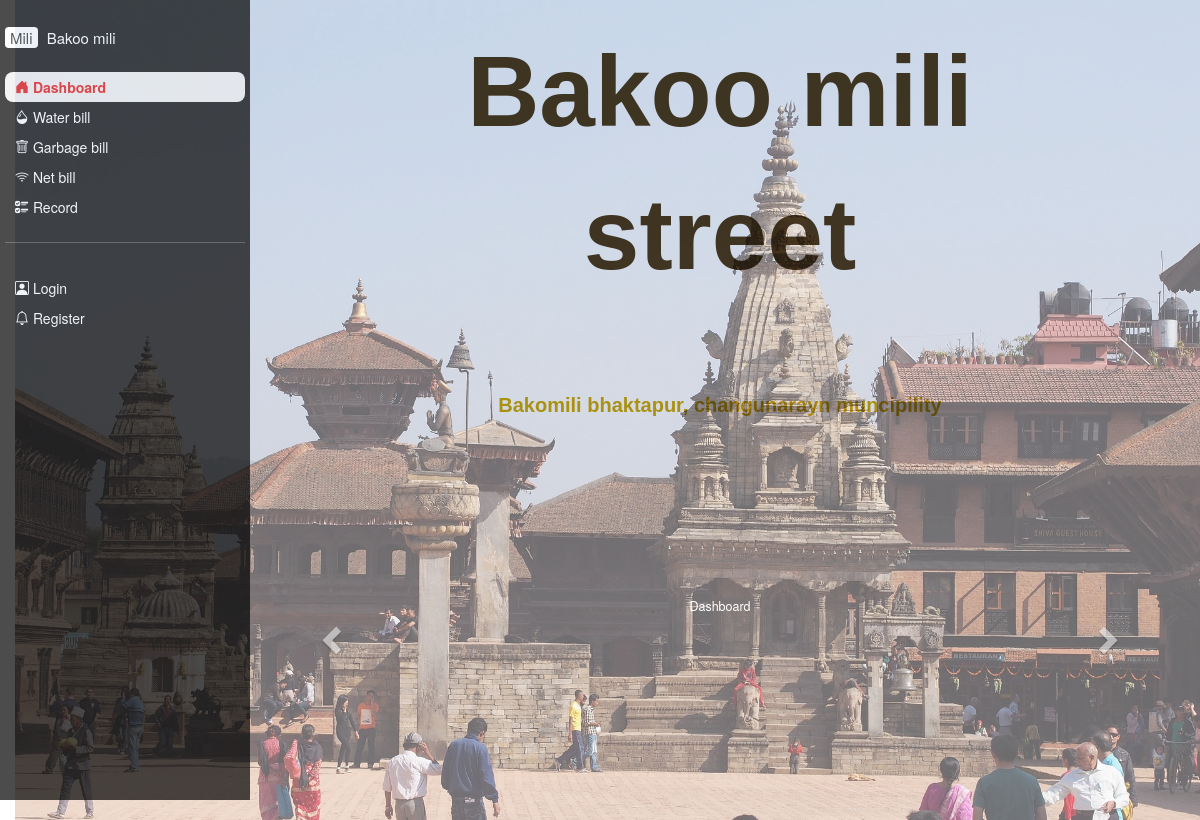
Before: / with the older database file.
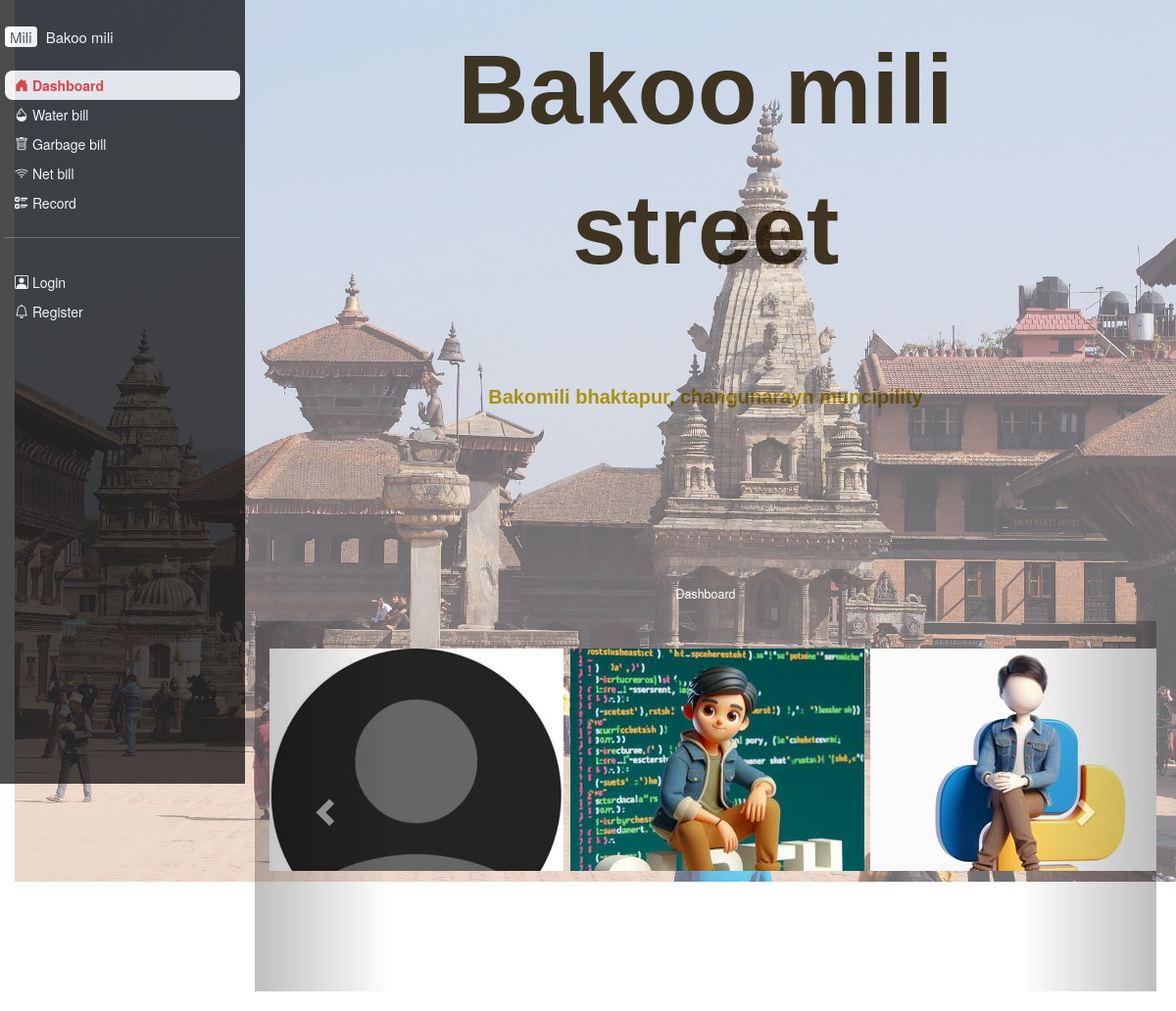
After: the same page with the newer database file.
### bako_mili/models.py (models this page shows, shortened)
class Officer(models.Model):
    name= models.CharField(max_length=50)
    role= models.CharField(max_length=20)
    image = models.ImageField(default='default.jpg', upload_to='profile_pics')

### bako_mili/views.py (the view)
# urls.py: path('',views.index,name="index"),
def index(request):
    officers = Officer.objects.all()
    context = {
        'officers': officers,
    }
    return render(request, 'bako_mili/index.html', context)

### bako_mili/templates/bako_mili/index.html (shortened to what this page needs)
{% extends 'bako_mili/base.html' %}
{% block content %}
  <div class="content">
    <div class="container-fluid">
      <img class="banner" src="../static/photos/durbarsquare.jpg" />
    </div>
    <div class="intro">
      <span >Bakoo mili street</span>
      <div>
        <span class="intro_text">Bakomili bhaktapur, changunarayn muncipility</span></div>
    </div>
    <div class="dashboard-content">
      <h2 class="fs-5">Dashboard</h2>
      <div id="officersCarousel" class="carousel slide" data-ride="carousel">
        <div class="carousel-inner">
          {% for officer in officers %}
            {% if forloop.counter0|divisibleby:3 %}
              <div class="item {% if forloop.first %}active{% endif %}">
            {% endif %}
            <div class="col-md-4">
              <img src="{{ officer.image.url }}" alt="{{ officer.name }}"><br>
              <h>{{ officer.name }}</h>
              <p>{{ officer.role }}</p>
            </div>
            {% if forloop.counter|divisibleby:3 or forloop.last %}
              </div>
            {% endif %}
          {% endfor %}
        </div>
        <a class="left carousel-control" href="#officersCarousel" role="button" data-slide="prev">
          <span class="glyphicon glyphicon-chevron-left" aria-hidden="true"></span>
        </a>
        <a class="right carousel-control" href="#officersCarousel" role="button" data-slide="next">
          <span class="glyphicon glyphicon-chevron-right" aria-hidden="true"></span>
        </a>
      </div>
    </div>
  </div>
  <br>
{% endblock %}

### bako_mili/templates/bako_mili/base.html (shortened to what this page needs)
{% load static %}
<!doctype html>
<html lang="en">
  <head>
    <link rel="stylesheet" href="https://cdn.jsdelivr.net/npm/bootstrap-icons@1.11.2/font/bootstrap-icons.min.css">
    <link href="https://cdn.jsdelivr.net/npm/bootstrap@5.3.2/dist/css/bootstrap.min.css" rel="stylesheet">
    <link rel="stylesheet" type="text/css" href="{% static "mili/main.css" %}">
<link rel="stylesheet" href="https://maxcdn.bootstrapcdn.com/bootstrap/3.3.7/css/bootstrap.min.css">
  </head>
  <body>
    <div class="main-container d-flex">
      <div class="sidebar" id="side_nav">
          <div class="header-box px-2 pt-3 pb-4 d-flex justify-content-between">
              <h1 class="fs-4"><span class="bg-white text-dark rounded shadow px-2 me-2">Mili</span> <span
                      class="text-white">Bakoo mili</span></h1>
          </div>
          <ul class="list-unstyled px-2">
              <li class="active"><a href="{% url 'bako_mili:index' %}" class="text-decoration-none px-3 py-2 d-block"><i
                          class="bi bi-house-door-fill"></i> Dashboard</a></li>
              <li class=""><a href="{% url 'bako_mili:waterbill' %}" class="text-decoration-none px-3 py-2 d-block"><i class="bi bi-droplet-half"></i>
                      Water bill</a></li>
              <li class=""><a href="{% url 'bako_mili:garbagebill' %}" class="text-decoration-none px-3 py-2 d-block d-flex justify-content-between">
                      <span><i class="bi bi-trash"></i> Garbage bill</span>
                  </a>
              </li>
              <li class=""><a href="{% url 'bako_mili:netbill' %}" class="text-decoration-none px-3 py-2 d-block"><i class="bi bi-wifi"></i> Net bill</a></li>
              <li class=""><a href="{% url 'bako_mili:income' %}" class="text-decoration-none px-3 py-2 d-block"><i class="bi bi-ui-checks"></i>
                      Record</a></li>
          </ul>
          <hr class="h-color mx-2">
          {% if user.is_authenticated %}
          <ul class="list-unstyled px-2">
              <li class=""><a href="{% url 'bako_mili:data' %}" class="text-decoration-none px-3 py-2 d-block"><i class="bi bi-file-earmark-arrow-down"></i>
                      Download</a></li>
              <li class=""><a href="{% url 'user:profile' %}" class="text-decoration-none px-3 py-2 d-block"><i class="bi bi-person-square"></i>
                      Profile</a></li>
              <li class=""><a href="#" class="text-decoration-none px-3 py-2 d-block"><i class="bi bi-bell"></i>
                      Notifications</a></li>
              <li class=""><a href="{% url 'user:logout' %}" class="text-decoration-none px-3 py-2 d-block"><i class="bi bi-box-arrow-left"></i></i>
                      Logout</a></li>
          </ul>
          {% else %}
          <ul class="list-unstyled px-2 login">
            <li class=""> <a href="{% url 'user:login' %}" class="text-decoration-none px-3 py-2 d-block"><i class="bi bi-person-square"></i>
                    Login</a></li>
            <li class=""><a href="{% url 'user:register' %}" class="text-decoration-none px-3 py-2 d-block"><i class="bi bi-bell"></i>
                    Register</a></li>
        </ul>
        {% endif %}
      </div>
      <div class="content">
                {% block content%}
                {% endblock %}
      </div>
  </div>
  </body>
</html>

### bako_mili/static/mili/main.css (style rules this page uses)
body { background-color: #212529; margin: 0; }
.content { position: relative; }
.sidebar { float: left; }
#side_nav { background: #000; min-width: 250px; max-width: 250px; min-height: 100vh; transition: all 0.3s; position: fixed; z-index: 12; opacity: 0.7; }
.content { min-height: 100vh; width: 80%; max-width: calc(100%-10px); }
hr.h-color { background: #eee; }
.sidebar li.active { background: #eee; border-radius: 8px; }
.sidebar li.active a, .sidebar li.active a:hover { color: #e20a0a; font-weight: bolder; filter: drop-shadow(10px 10px 10px 10px #ffde9c); }
.sidebar li a { color: #fff; }
.content { position: relative; height: 100vh; width: 100%; }
.banner { width: 100%; position: fixed; object-fit: cover; opacity: 0.6; }
.dashboard-content { top: 70%; left: 20%; width: 80%; color: #fff; position: relative; text-align: center; color: #fff; background: transparent; padding: 20px; z-index: 1; }
.dashboard-content h2 { font-size: 24px; margin-bottom: 20px; }
.intro { width: calc(100% - 250px); position: absolute; left: 30%; width: 60%; text-align: center; font-size: 100px; font-family: 'Lucida Sans', 'Lucida Sans Regular', 'Lucida Grande', 'Lucida Sans Unicode', Geneva, Verdana, sans-serif; color: #4d3d25; font-weight:bolder; z-index: 2; mix-blend-mode: multiply; padding: 20px; }
.intro_text { font-size: 20px; color: #ccaa14; }
.banner::after { content: ""; display: block; position: absolute; top: 0; left: 0; width: 100%; height: 100%; background: rgba(0, 0, 0, 0.5); z-index: 2; }
.login { padding: 10px; top: 90% }
.carousel-inner { width: 100%; }
.carousel-inner img { margin-top: 2em; }

Changed rows visible on the page:
added Officer: image (placeholder picture)
added Officer: image (picture)
added Officer: image (picture)
